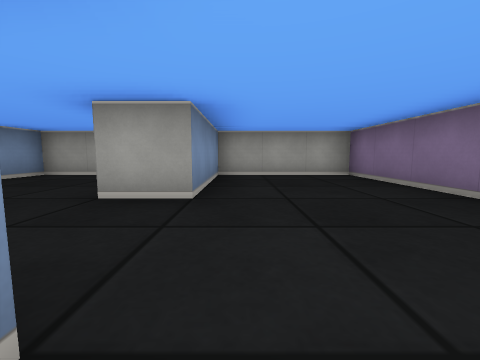
View 1 (above)

14 first-person views from a walk through a cub3D maze. The camera is about half as high as the walls, tilts 6° down and sees 90° across. The floor is counted in squares. Each view is taken from the middle of a square. On the plan, view 1 faces up. The plan holds only what a view shows up to about 9 squares ahead; the rest is blank.

View 2
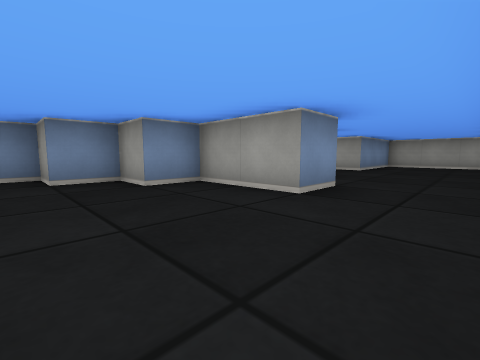

View 3
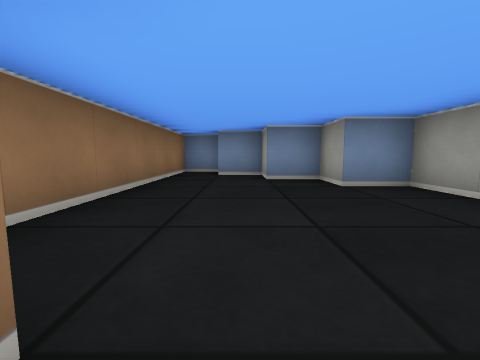

View 4
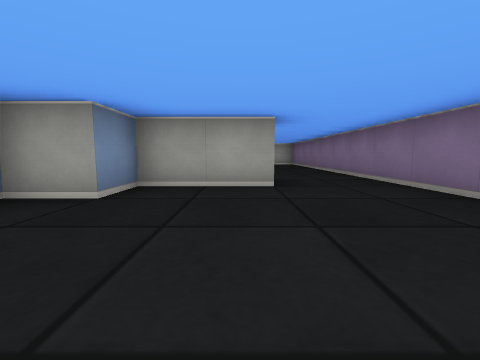

View 5
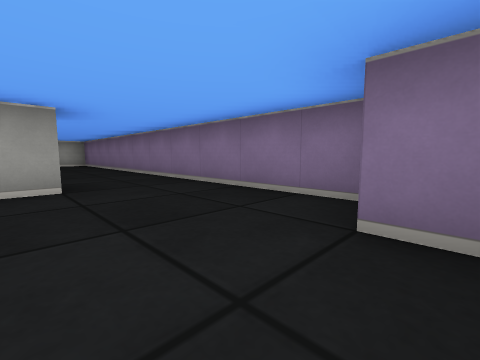

View 6
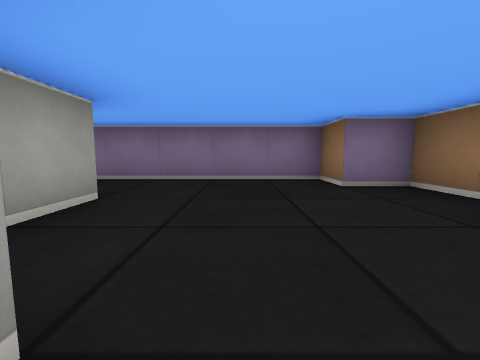

View 7
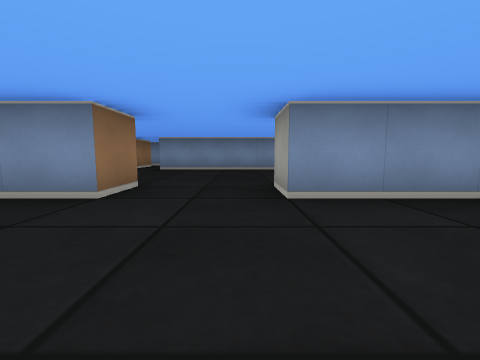

View 8
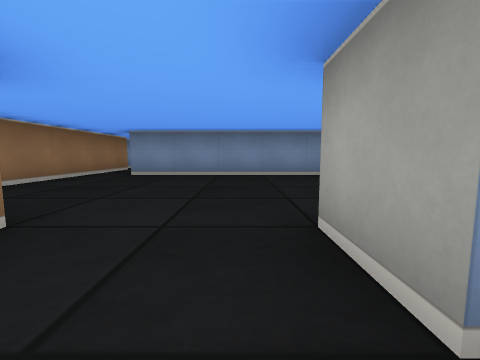

View 9
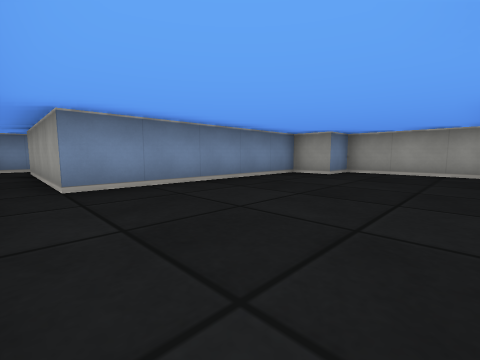

View 10
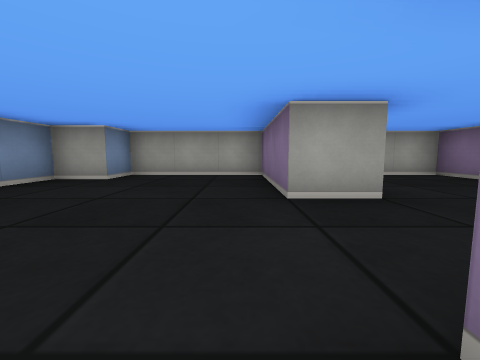

View 11
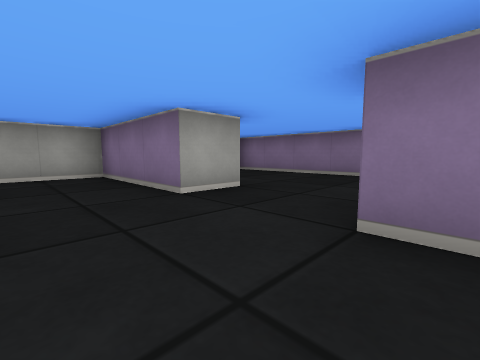

View 12
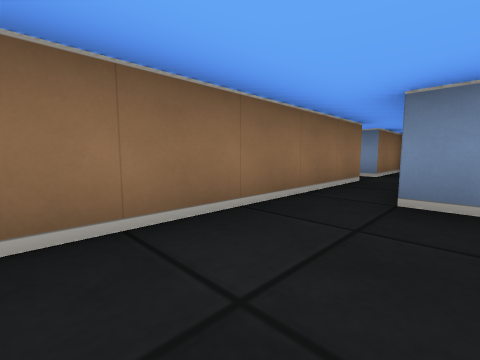

View 13
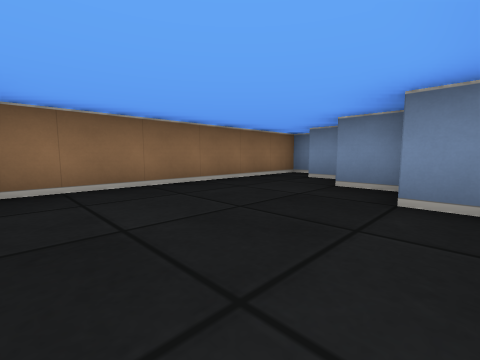

View 14
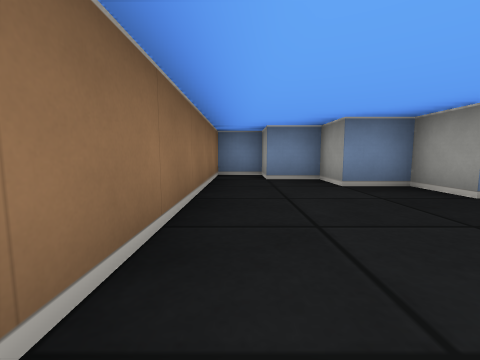

### Floor plan
Ten units are one square. View 1 is at (0, 0); x grows to the right and y downward. Boxes are objects, and circles mark ways between rooms. Rooms are numbered by the first view taken in them; rooms with no view inside come last. Other rooms are left out.
<svg viewBox="-80 -60 110 130">
<path fill="none" stroke="#000" d="M5 14 5 25 -15 25 -15 35 -25 35 -25 45 -35 45 -35 55 -45 55 -45 65 15 65 15 55 25 55 25 -55 -5 -55 -5 -25M-5 -5 -5 6M-5 -25 -15 -25 -15 -55 -45 -55 -45 -45 -55 -45 -55 5 -75 5M-15 1 -15 -5 -5 -5M-75 15 -29 15"/>
<circle cx="-10" cy="-15" r="3" fill="#2a7"/>
<text x="0" y="10">1</text>
<text x="-30" y="-20">2</text>
</svg>
Room 1 opens to room 2.

Where each view was taken, in squares from view 1:
view 1: 0 up, 0 right, facing up
view 2: 5 down, 2 right, facing up-left
view 3: 5 down, 2 right, facing left
view 4: 6 down, 0 right, facing up
view 5: 6 down, 0 right, facing up-right
view 6: 4 down, 2 left, facing right
view 7: 2 up, 2 right, facing left
view 8: 2 up, 0 right, facing left
view 9: 1 down, 2 left, facing up-left
view 10: 0 up, 2 left, facing up
view 11: 0 up, 3 left, facing up-right
view 12: 0 up, 3 left, facing down-left
view 13: 3 down, 1 right, facing down-left
view 14: 6 down, 1 right, facing left
